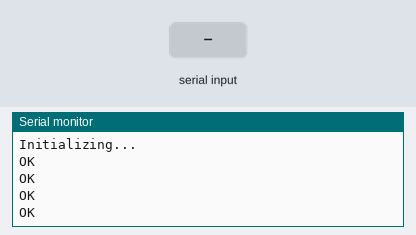
The sketch below on a simulated Arduino Uno, built with avr-gcc and run on an emulated ATmega328P. On the bench: the last lines printed to the serial monitor. Inputs (shaded band) come from the test bench. The modem accepts every AT command (registered, SIM ready, sends succeed) and sends nothing else.

Above: at 9.2 s.
9.3 s: "1" received over the second serial link
At 10.7 s:
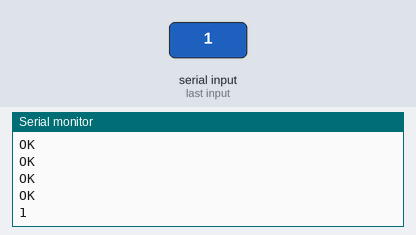
11.8 s: "0" received over the second serial link
At 13.2 s:
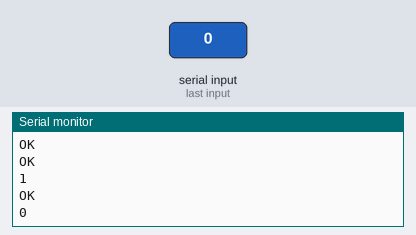
13.3 s: "2" received over the second serial link
At 16.1 s:
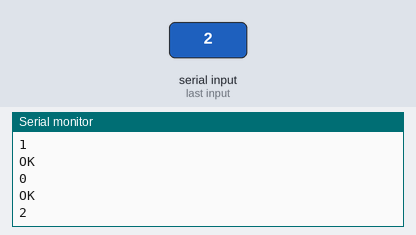

The sketch:

dummyhat.ino
```cpp
#include <SoftwareSerial.h>
SoftwareSerial sim800L(3,2);

void setup() {
  Serial.begin(9600);

  //Begin serial communication with Arduino and SIM800L
  sim800L.begin(9600);

  Serial.println("Initializing...");

  sim800L.println("AT");
  waitForResponse();

  sim800L.println("ATE1");
  waitForResponse();

  sim800L.println("AT+CMGF=1");
  waitForResponse();

  sim800L.println("AT+CNMI=1,2,0,0,0");
  waitForResponse();

}

void loop() {
make_call("+2348064810572");

}
void make_call(String phoneNo){
  sim800L.println("ATD"+phoneNo+";");
  waitForResponse();
}

void waitForResponse(){
  delay(1000);
  while(sim800L.available()){
    Serial.println(sim800L.readString());
  }
//  sim800L.read();
}
```

Measured:
- after the input at 9.3 s, the serial monitor: prints a new line after 1.0 s (image 1)
- after the input at 11.8 s, the serial monitor: prints a new line after 1.0 s (image 2)
- after the input at 13.3 s, the serial monitor: prints a new line after 1.5 s (image 3)
